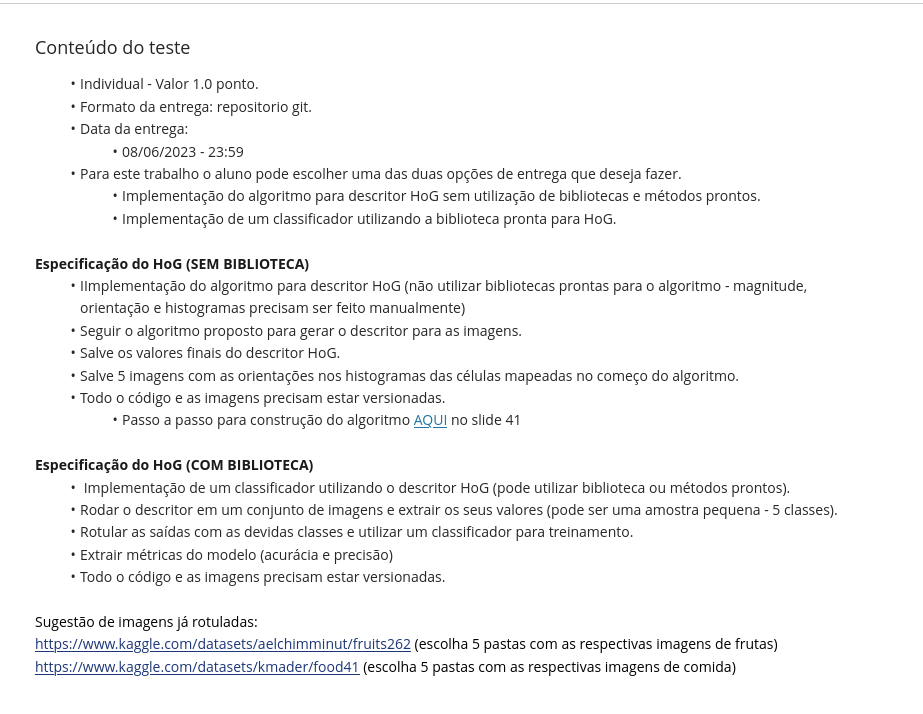
#> input picture images/TrabalhoHOG.png, 923 x 714 px; the run also reads 1 picture not shown here
$ jupyter execute Trabalho_HOG_Visao_Computacional.ipynb   (shell and % lines are left out)
#> lines starting #> are read from the running program, lines starting #| are printed output that depends on the picture
[cell 1]
# Oi prof!
# Não cheguei a implementar a normalização 16x16 no final

# Referências utilizadas:
# https://www.analyticsvidhya.com/blog/2019/09/feature-engineering-images-introduction-hog-feature-descriptor/#h-what-is-a-feature-descriptor
# https://stackoverflow.com/questions/13082698/rounding-down-integers-to-nearest-multiple

[cell 2]
import cv2
import numpy as np
import matplotlib.pyplot as plt
import math

[cell 3]
assignment = cv2.imread("images/TrabalhoHOG.png", 0)
#> assignment: shape (714, 923); min 0, max 255, mean 244.9

[cell 4]
plt.imshow(assignment)

Referência para implementação:
https://www.analyticsvidhya.com/blog/2019/09/feature-engineering-images-introduction-hog-feature-descriptor/#h-what-is-a-feature-descriptor

[cell 5]
HOG_width = 64
HOG_height = 128

img = cv2.imread("images/cat.png", 0)
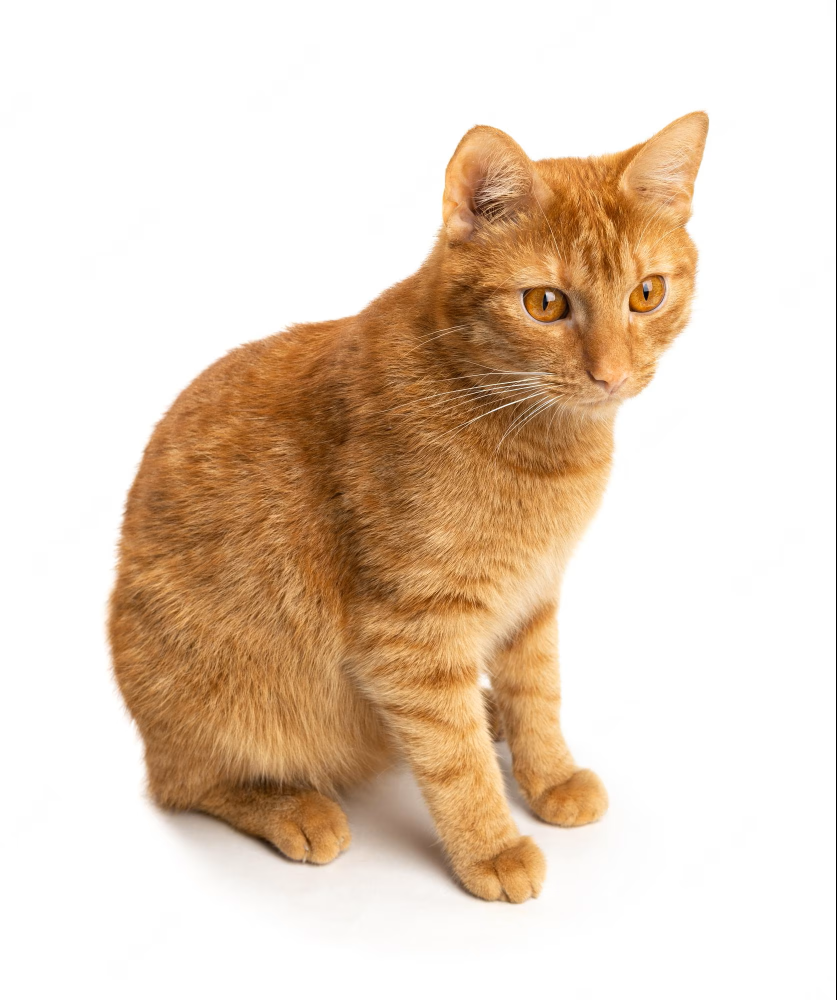
#> input picture images/cat.png, 1673 x 2000 px (shown at 1/2 size)
#> img: shape (2000, 1673); min 0, max 255, mean 216.2
img = cv2.resize(img, (HOG_width, HOG_height))
#> img: shape (128, 64)

[cell 6]
plt.imshow(img)

[cell 7]
def get_gradients(img):
  cols = HOG_width
  rows = HOG_height
  size = rows*cols
  gradient_x = np.array([0]*size).reshape(rows, cols)
  gradient_y = np.array([0]*size).reshape(rows, cols)

  # gradient_x = [[0 for _ in range(cols)]]*rows
  # gradient_y = [[0 for _ in range(cols)]]*rows
  i = 0
  for col in img:
    j = 0
    for row in col:
      if (i < 1) or (i == rows - 1):
        gradient_x[i][j] = 0
      else:
        gradient_x[i][j] = img[i+1][j] - img[i-1][j]

      if (j < 1) or (j == cols - 1):
        gradient_y[i][j] = 0
      else:
        gradient_y[i][j] = img[i][j-1] - img[i][j+1]

      j = j+1
    i = i+1
#> this loop made 128 passes
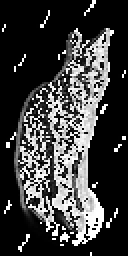
#> gradient_y: shape (128, 64) int64 (shown 2 times larger); min 0, max 255, mean 62.6
#> after the loop, i = 128
  return gradient_x, gradient_y

[cell 8]
gradient_x, gradient_y = get_gradients(img)

[cell 9]
plt.imshow(gradient_x)

[cell 10]
plt.imshow(gradient_y)

[cell 11]
def get_total_magnitude(gradient_x, gradient_y):
  cols = HOG_width
  rows = HOG_height
  size = rows*cols
  magnitudes = np.array([0]*size).reshape(rows, cols)
  i = 0
  for col in gradient_x:
    j = 0
    for row in col:
      # sqrt((Gx)**2 + (Gy)**2)
      power_gx = pow(gradient_x[i][j], 2)
      power_gy = pow(gradient_y[i][j], 2)
      magnitude = math.sqrt(power_gx + power_gy)
      # -------------
      magnitudes[i][j] = magnitude
      j = j + 1
    i = i + 1
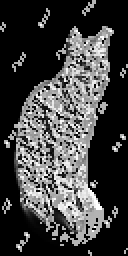
#> magnitudes: shape (128, 64) int64 (shown 2 times larger); min 0, max 360, mean 94.8; drawn with min black and max white
#> after the loop, i = 128
  return magnitudes


def get_orientation(gradient_x, gradient_y):
  cols = HOG_width
  rows = HOG_height
  size = rows*cols
  orientations = np.array([0]*size).reshape(rows, cols)
  i = 0
  for col in gradient_x:
    j = 0
    for row in col:
      # atan(Gy / Gx)
      orientation = math.atan(gradient_x[i][j] / gradient_y[i][j])
      # -------------
      orientations[i][j] = orientation * (180/math.pi) if not math.isnan(orientation) else 0
      j = j + 1
    i = i + 1
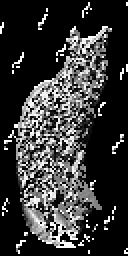
#> orientations: shape (128, 64) int64 (shown 2 times larger); min 0, max 90, mean 19.5; drawn with min black and max white
#> after the loop, i = 128
  return orientations

[cell 12]
magnitudes = get_total_magnitude(gradient_x, gradient_y)
plt.imshow(magnitudes)

[cell 13]
orientations = get_orientation(gradient_x, gradient_y)
plt.imshow(orientations)

[cell 14]
# https://stackoverflow.com/questions/13082698/rounding-down-integers-to-nearest-multiple
def round_down(num, divisor):
    return num - (num%divisor)

def get_histograms(img, magnitudes, orientations):
  histograms = []

  for k in range(int(HOG_width / 8)):
    for l in range(int(HOG_height / 8)):

      cols = 8
      rows = 8
      size = rows*cols
      img_block = np.array([0]*size).reshape(rows, cols)

      for x in range(8):
        for y in range(8):
          img_block[x][y] = img[l * x][k * y]

      hist = [0 for i in range(9)]
      i = 0
      for col in img_block:
        j = 0
        for row in col:
          # if
          m_bin = round_down(orientations[l*i][k*j], 20)
          index = int(m_bin / 9)
          hist[index] += (((m_bin + 20)-orientations[l*i][k*j]) / 20)*magnitudes[l*i][k*j]
          try:
            hist[index + 1] += ((orientations[l*i][k*j] - 20) / 20)*magnitudes[l*i][k*j]
          except:
            pass
          j = j + 1
        i = i + 1
        histograms.append(hist)
#> after the loop, histograms = 1024 items, first 6: [0, 0, 0, 0, 0, 0, 0, 0, 0], [0, 0, 0, 0, 0, 0, 0, 0, 0], [0, 0, 0, 0, 0, 0, 0, 0, 0], [0, 0, 0, 0, 0, 0, 0, 0, 0], [0, 0, 0, 0, 0, 0, 0, 0, 0], [0, 0, 0, 0, 0, 0, 0, 0, 0]
  return histograms

[cell 15]
histograms = get_histograms(img, magnitudes, orientations)
print(histograms)
#> (printed output is left out)

[cell 16]
def hog(img_path, img_name):
#> called with img_path = 'images/cat.png', img_name = 'cat'
  img = cv2.imread(img_path, 0)
  img = cv2.resize(img, (HOG_width, HOG_height))
  cv2.imwrite(f"./{img_name}/{img_name}_resized.bmp", 255 - img)

  gradient_x, gradient_y = get_gradients(img)
#> the loop in get_gradients (call 2), `for col in img:` made 128 passes
  cv2.imwrite(f"./{img_name}/{img_name}_gradient_x.bmp", 255 - gradient_x)
  cv2.imwrite(f"./{img_name}/{img_name}_gradient_y.bmp", 255 - gradient_y)


  magnitudes = get_total_magnitude(gradient_x, gradient_y)
#> the loop in get_total_magnitude (call 2), `for col in gradient_x:` made 128 passes
  cv2.imwrite(f"./{img_name}/{img_name}_magnitudes.bmp", 255 - magnitudes)

  orientations = get_orientation(gradient_x, gradient_y)
#> the loop in get_orientation (call 2), `for col in gradient_x:` made 128 passes
  cv2.imwrite(f"./{img_name}/{img_name}_orientations.bmp", 255 - orientations)

  histograms = get_histograms(img, magnitudes, orientations)
  with open(f"./{img_name}/{img_name}_histograms.txt", 'w') as file:
    for hist in histograms:
        file.write("%s\n" % hist)
#> this loop made 1024 passes

  return histograms

[cell 17]
print(hog("images/cat.png", "cat"))
print(hog("images/milo.png", "milo"))
#> call 2 of hog, with img_path = 'images/milo.png', img_name = 'milo'
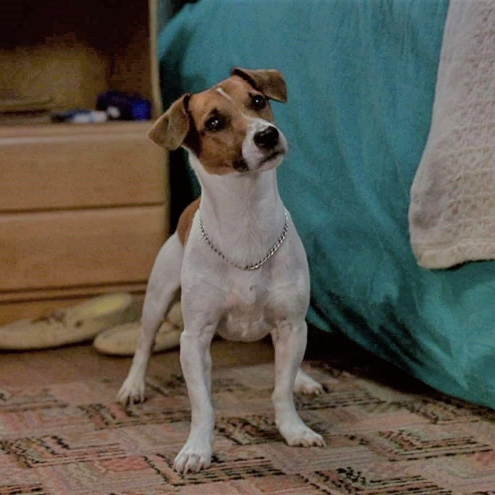
#> input picture images/milo.png, 990 x 990 px (shown at 1/2 size)
#> in hog (call 2), `cv2.imwrite(f"./{img_name}/{img_name}_orientations.bmp", 255 - orienta..`:
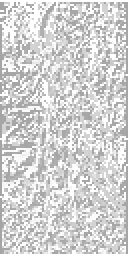
#> saved as milo_orientations.bmp: shape (128, 64) (shown 2 times larger); min 165, max 255, mean 211
#> the loop in hog (call 2), `for hist in histograms:` made 1024 passes
print(hog("images/ricardo.png", "ricardo"))
#> call 3 of hog, with img_path = 'images/ricardo.png', img_name = 'ricardo'
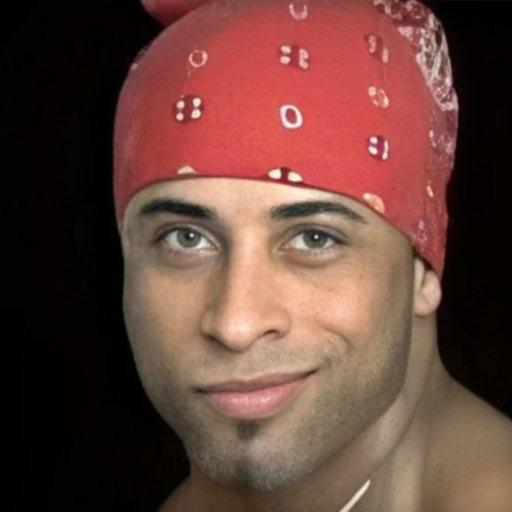
#> input picture images/ricardo.png, 512 x 512 px
#> in hog (call 3), `cv2.imwrite(f"./{img_name}/{img_name}_orientations.bmp", 255 - orienta..`:
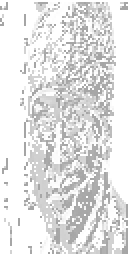
#> saved as ricardo_orientations.bmp: shape (128, 64) (shown 2 times larger); min 165, max 255, mean 227.8
#> the loop in hog (call 3), `for hist in histograms:` made 1024 passes
print(hog("images/potato.png", "potato"))
#> call 4 of hog, with img_path = 'images/potato.png', img_name = 'potato'
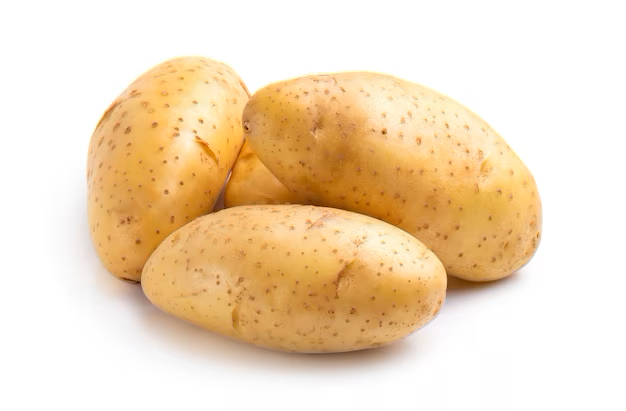
#> input picture images/potato.png, 626 x 411 px
#> in hog (call 4), `cv2.imwrite(f"./{img_name}/{img_name}_magnitudes.bmp", 255 - magnitudes)`:
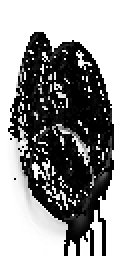
#> saved as potato_magnitudes.bmp: shape (128, 64) (shown 2 times larger); min 0, max 255, mean 149.7
print(hog("images/coffee.png", "coffee"))
